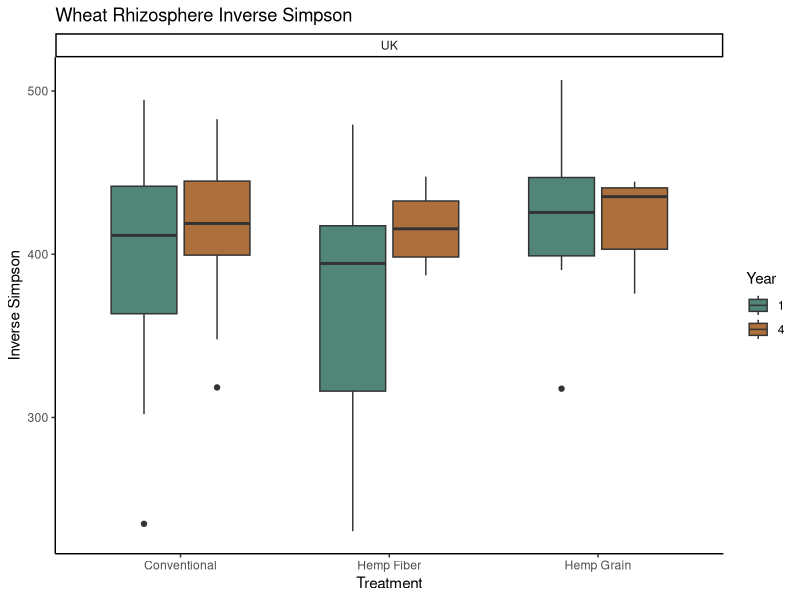
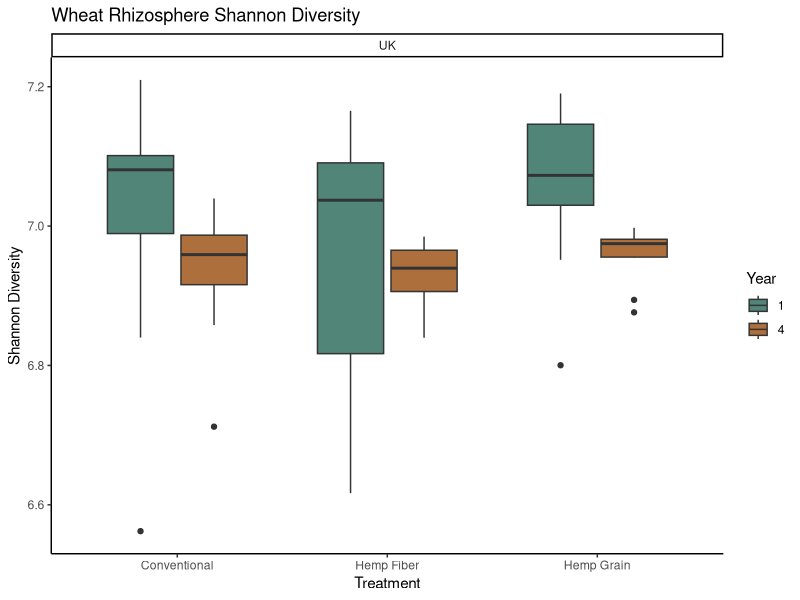
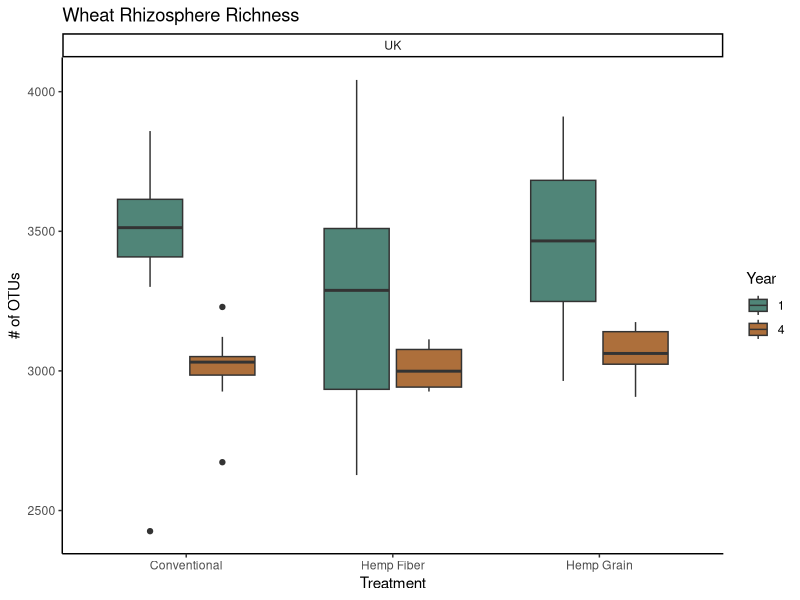

The R source for these figures, in order: (Note: this script raises an error after producing the figures.)
library(tidyverse)
library(readxl)
metadata = read_csv(file="Metadata.csv")
AlphaDiversity = read_csv(file="alphatotal.summary.csv")
Mixed = inner_join(metadata, AlphaDiversity, by=c('group'))
Mixed$Year = as.factor(Mixed$Year)
UK = subset(Mixed, Site =="UK")

Inversesimpplot = ggplot(Mixed, aes(x = Treatment, y = invsimpson, fill= Year)) +
  facet_grid(vars(),vars(Site)) +
  geom_boxplot(width=0.7) +
  scale_fill_manual(values = c("#508578", "#AD6F3B")) +
  labs(x = "Treatment", colour = "Treatment", y = "Inverse Simpson")+ 
  ggtitle("Wheat Rhizosphere Inverse Simpson") + theme(plot.title = element_text(size=20, hjust = 0.5)) +
  theme_classic()
Inversesimpplot

Shannonplot = ggplot(Mixed, aes(x = Treatment, y = shannon, fill= Year)) +
  geom_boxplot(width=0.7) +
  scale_fill_manual(values = c("#508578", "#AD6F3B")) +
  labs(x = "Treatment", colour = "Treatment", y = "Shannon Diversity")+ 
  ggtitle("Wheat Rhizosphere Shannon Diversity") + theme(plot.title = element_text(size=20, hjust = 0.5)) +
  #geom_line(data=tibble(x=c(2,4), y=c(6.95,6.95)), aes(x=x, y=y), inherit.aes=FALSE) +
  #geom_text(data=tibble(x=3, y=7), aes(x=x, y=y, label="*"), inherit.aes=FALSE) +
  facet_grid(vars(),vars(Site)) +
  theme_classic()
Shannonplot

richnessplot = ggplot(Mixed, aes(x = Treatment, y = sobs, fill=Year)) +
  facet_grid(vars(),vars(Site)) +
  geom_boxplot(width=0.7) +
  scale_fill_manual(values = c("#508578", "#AD6F3B")) +
  labs(x = "Treatment", colour = "Treatment", y = "# of OTUs")+ 
  ggtitle("Wheat Rhizosphere Richness") + theme(plot.title = element_text(size=20, hjust = 0.5)) +
  theme_classic() #Overwrites theme above.
richnessplot

UKtest = subset(Mixed, Site =="UK")

Conventional = subset(KStest, Treatment == "Conventional")
Fiber = subset(KStest, Treatment == "Hemp Fiber")
Grain = subset(KStest, Treatment == "Hemp Grain")

aovConvdiv = aov(invsimpson ~ Year, data = Conventional)
summary(aovConvdiv)
aovConvrich = aov(sobs ~ Year, data = Conventional)
summary(aovConvrich)
aovConvshannon = aov(shannon ~ Year, data = Conventional)
summary(aovConvshannon)

aovFibdiv = aov(invsimpson ~ Year, data = Fiber)
summary(aovFibdiv)
aovFibrich = aov(sobs ~ Year, data = Fiber)
summary(aovFibrich)
aovFibshannon = aov(shannon ~ Year, data = Fiber)
summary(aovFibshannon)

aovGraindiv = aov(invsimpson ~ Year, data = Grain)
summary(aovGraindiv)
aovGrainrich = aov(sobs ~ Year, data = Grain)
summary(aovGrainrich)
aovGrainshannon = aov(shannon ~ Year, data = Grain)
summary(aovGrainshannon)


Year0 = subset(KStest, Year == "0")
Year3 = subset(KStest, Year == "3")

aovY0div = aov(invsimpson ~ Treatment, data=Year0)
summary(aovY0div)
aovY0rich = aov(sobs~Treatment, data=Year0)
summary(aovY0rich)
aovY0shannon = aov(shannon ~ Treatment, data =Year0)
summary(aovY0shannon)

aovY3div = aov(invsimpson ~ Treatment, data=Year3)
summary(aovY3div)
aovY3rich = aov(sobs~Treatment, data=Year3)
summary(aovY3rich)
aovY3shannon = aov(sobs~Treatment, data=Year3)
summary(aovY3shannon)


KStest = subset(Mixed, Site =="KS")

Treatmentsobs = aov(sobs ~ Treatment, data = UKtest)
summary(Treatmentsobs)
Treatmentinv = aov(invsimpson ~ Treatment, data = UKtest)
summary(Treatmentinv)
Treatmentshannon = aov(shannon ~ Treatment, data = UKtest)
summary(Treatmentshannon)

Yearsobs = aov(sobs ~ Year, data = UKtest)
summary(Yearsobs)
Yearinv = aov(invsimpson ~ Year, data = UKtest)
summary(Yearinv)
Yearshannon = aov(shannon ~ Year, data = UKtest)
summary(Yearshannon)
